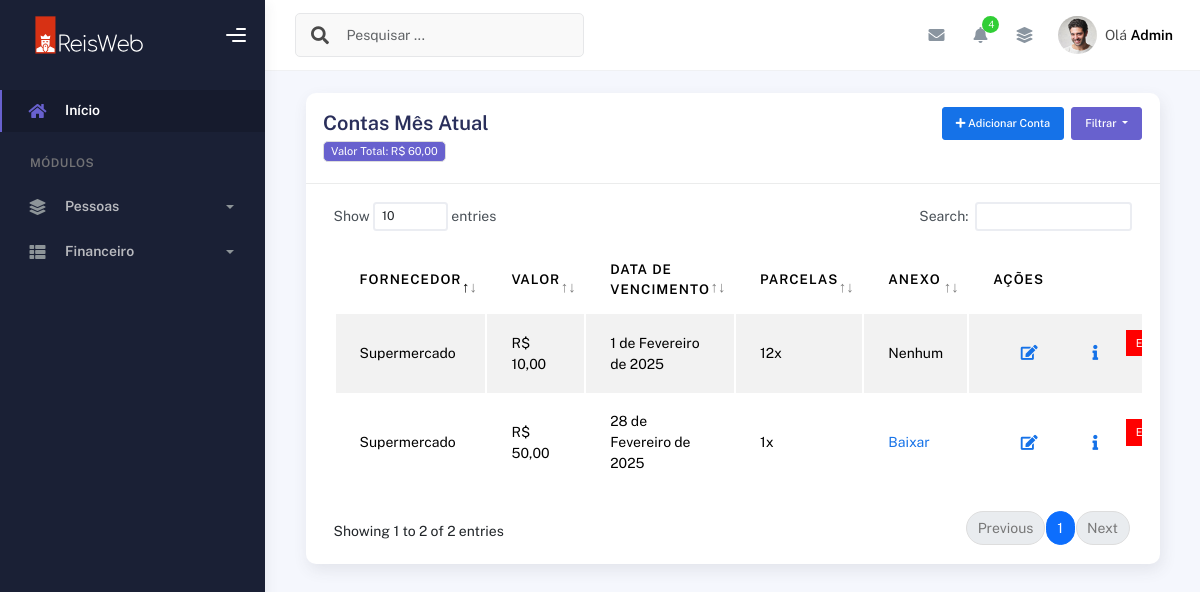
/contas/vencimento-mes/ (signed in), run on an earlier commit of the app's database.
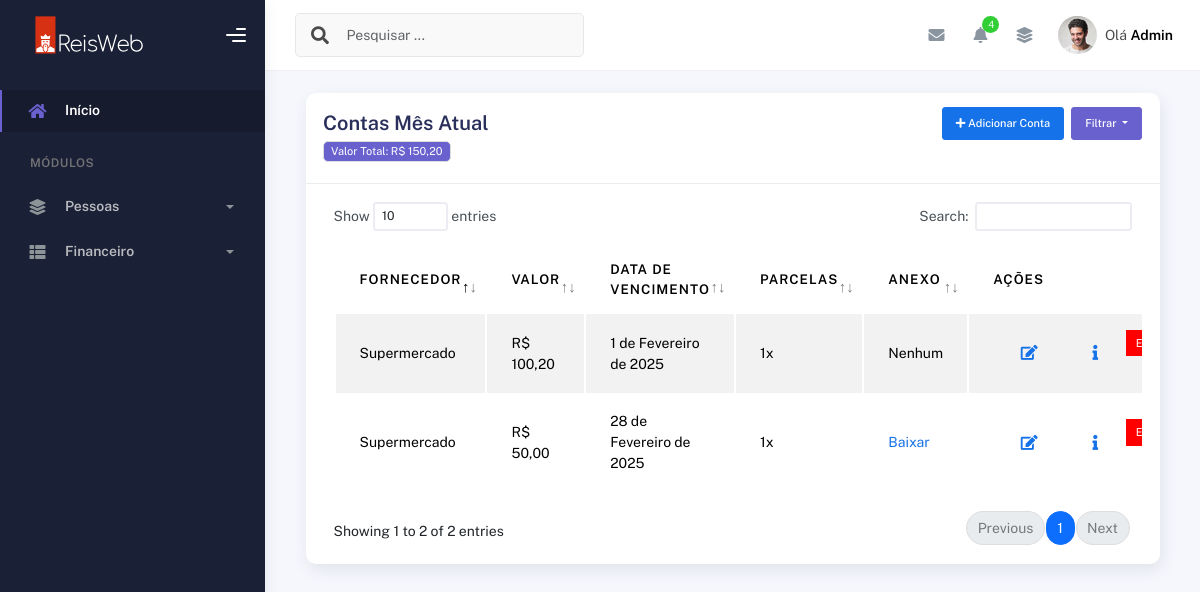
And on a later commit of the database.
### plataformacontas/models.py (models this page shows, shortened)
class ContaPagar(models.Model):
    pastor = models.ForeignKey(User, on_delete=models.CASCADE)  # Usuário dono da conta
    fornecedor = models.CharField(max_length=255)  # Nome do fornecedor
    descricao = models.TextField()  # Descrição da conta
    valor = models.DecimalField(max_digits=10, decimal_places=2)  # Valor da conta
    data_vencimento = models.DateField()  # Data de vencimento da conta
    quantidade_parcelas = models.PositiveIntegerField(default=1)  # Número de parcelas
    arquivo = models.FileField(upload_to="contas_a_pagar/", blank=True, null=True)  # Upload de arquivo
    data_criacao = models.DateTimeField(auto_now_add=True)  # Data de criação

### plataformacontas/views.py (the view)
# urls.py: path('contas/vencimento-mes/', views.contas_vencimento_mes_atual, name='contas_vencimento_mes_atual'),
@login_required(login_url='/usuarios/login')
def contas_vencimento_mes_atual(request):
    mes_atual = datetime.now().month
    ano_atual = datetime.now().year
    contas_vencendo = ContaPagar.objects.filter(
        pastor=request.user,
        data_vencimento__month=mes_atual,
        data_vencimento__year=ano_atual
    ).order_by("data_vencimento")
    hoje = datetime.today()
    mes_atual = hoje.month
    ano_atual = hoje.year
    contas_mes = ContaPagar.objects.filter(
        pastor=request.user,
        data_vencimento__month=mes_atual,
        data_vencimento__year=ano_atual
    )
    total_mes = contas_mes.aggregate(Sum('valor'))['valor__sum'] or 0
    return render(request, "contas_vencimento_mes.html", {
        "contas_vencendo": contas_vencendo,
        "contas_mes": contas_mes,
        "total_mes": total_mes
    })

### plataformacontas/templates/contas_vencimento_mes.html (shortened to what the changed rows need)
{% extends "bases/base_plataformaigreja.html" %}
{% load static %}
{% block 'conteudo' %}
<div class="container">
    <div class="page-inner">
      <div class="col-md-12">
        <div class="card">
          <div class="card-header">
            <h6><span class="badge bg-secondary">Valor Total:</strong> R$ {{ total_mes|floatformat:2 }}</span></h6>
          </div>
        <div class="card-body">
                    <div class="table-responsive">
                    {% if contas_vencendo %}
                      <table
                        id="add-row"
                        class="display table table-striped table-hover"
                      >
                        <thead>
                          <tr>
                            <th>Fornecedor</th>
                            <th>Valor</th>
                            <th>Data de Vencimento</th>
                            <th>Parcelas</th>
                            <th>Anexo</th>
                            <th style="width: 10%">Ações</th>
                          </tr>
                        </thead>
                        <tbody>
                            {% for conta in contas_vencendo %}
                            <tr style="color: red;">
                              <td>{{ conta.fornecedor }}</td>
                              <td>R$ {{ conta.valor }}</td>
                              <td>{{ conta.data_vencimento }}</td>
                              <td>{{ conta.quantidade_parcelas }}x</td>
                              <td>
                                {% if conta.arquivo %}
                                <a href="{{ conta.arquivo.url }}" target="_blank">Baixar</a>
                                {% else %}
                                Nenhum
                                {% endif %}
                              </td>
                              <td>
                                <div class="form-button-action">
                                  <a href="{% url 'editar_conta' conta.id %}">
                                  <button
                                    type="button"
                                    title="Editar"
                                    class="btn btn-link btn-primary btn-lg"
                                    data-original-title="Edit Task"
                                    data-bs-toggle="modal"
                                    data-bs-target="#editarMembroModal"
                                  >
                                    <i class="fa fa-edit"></i>
                                  </button>
                                </a>
                                <button
                                    type="button"
                                    title="Informações"
                                    class="btn btn-link btn-primary btn-lg btn-detalhes"
                                    data-original-title="Edit Task"
                                    data-id="#"
                                    data-modal="modal-{{ conta.id }}"
                                    data-bs-toggle="modal"
                                    data-bs-target="#modal-{{ conta.id }}"
                                  >
                                    <i class="fa fa-info"></i>
                                  </button>
                                  <form action="{% url 'excluir_conta' conta.id %}" method="POST" onsubmit="return confirm('Tem certeza que deseja excluir esta conta?');">
                                      <button type="submit" class="btn-sm" style="background-color: red; color: white; padding: 5px 10px; border: none; cursor: pointer;">
                                          Excluir
                                      </button>
                                    </form>
                                </div>
                              </td>
                            </tr>
                          {% endfor %}
                        </tbody>
                      </table>
                    {% else %}
                    <p>Não há contas vencendo este mês!</p>
                    {% endif %}
                    </div>
                  </div>
                </div>
              </div>
            </div>
          </div>
        </div>
      </div>
    </div>
{% endblock %}

What changed in the data, as far as the page shows it:
changed ContaPagar "1 de Fevereiro de 2025": valor "10,00" → "100,20"; quantidade_parcelas "12" → "1"
Also different on the page:
{{ total_mes|floatformat:2 }}: "60,00" → "150,20"
